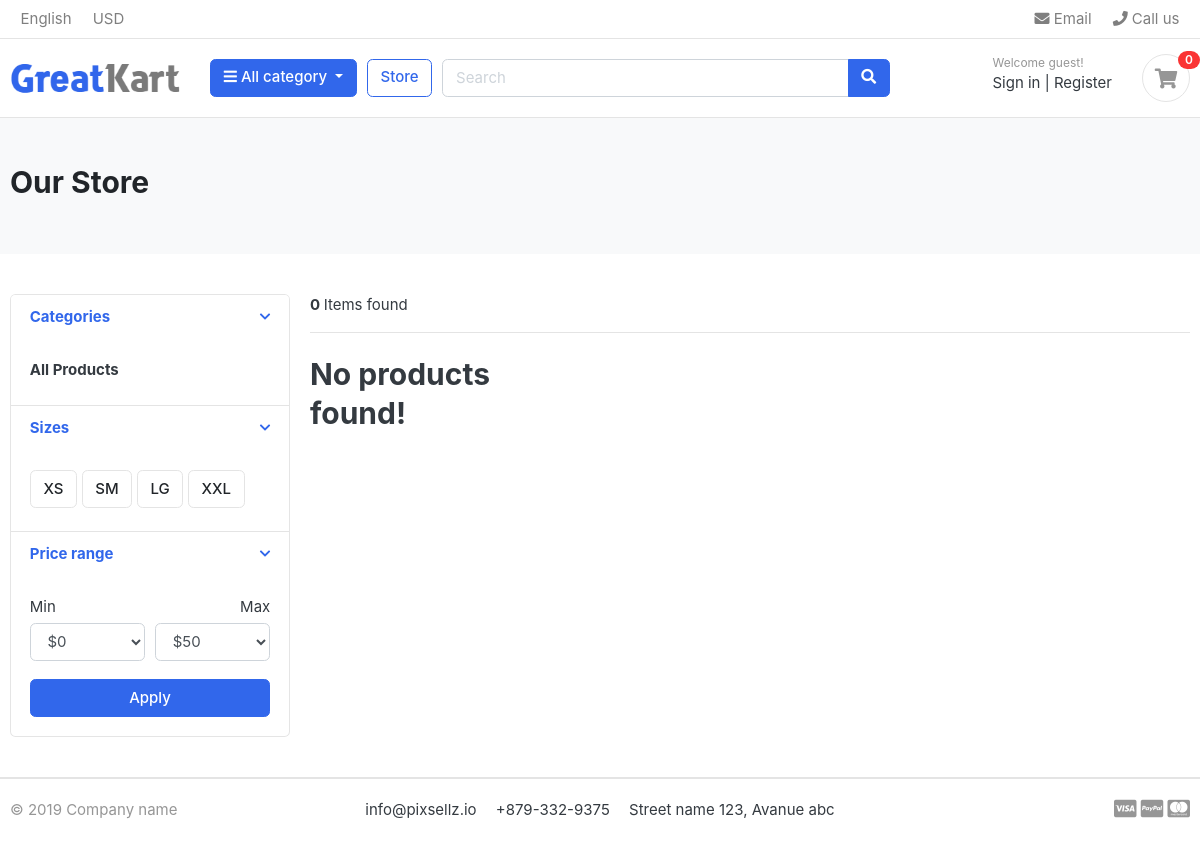
The app's page /store/, older data.
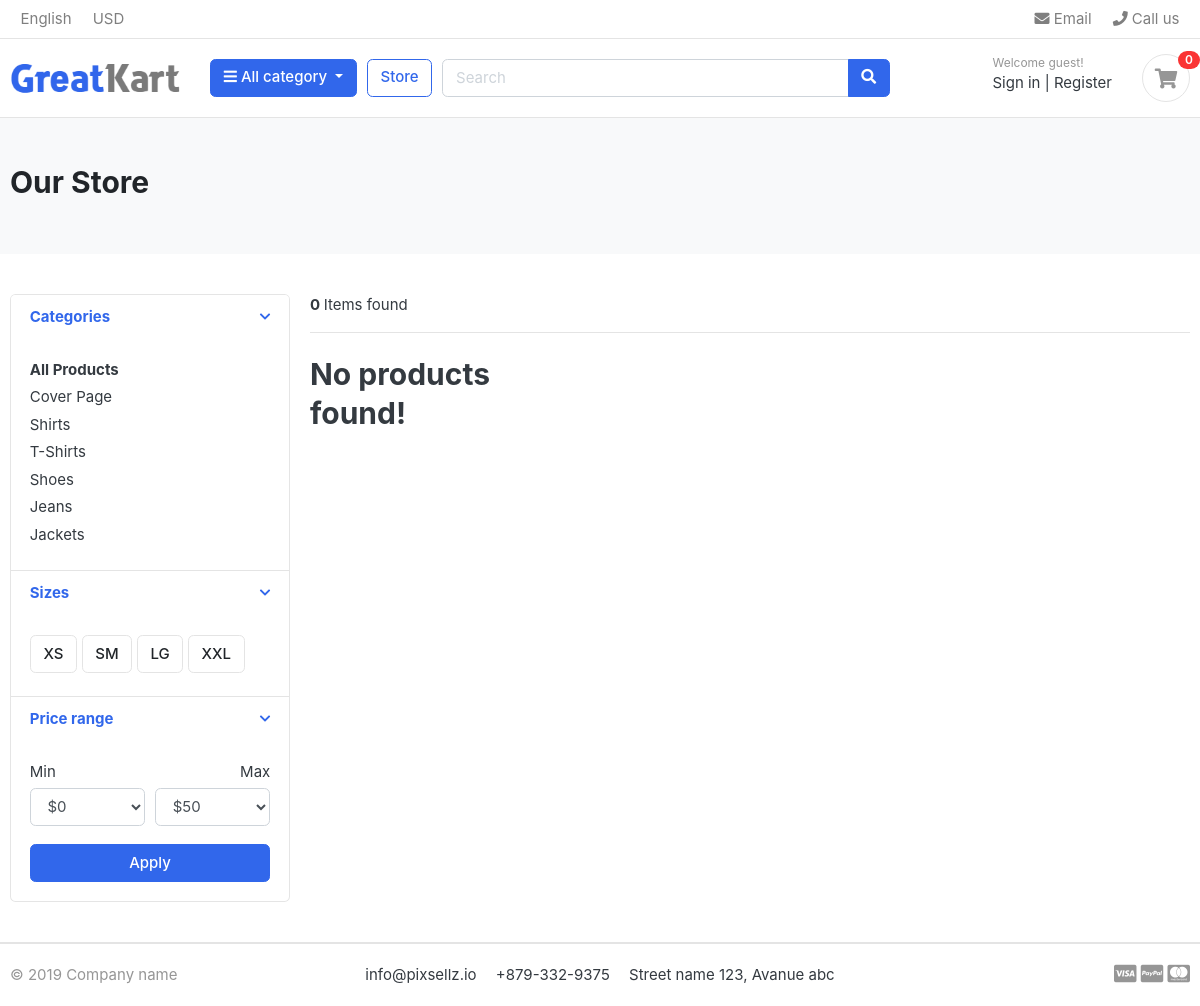
The same page, newer data.
### category/models.py (models this page shows, shortened)
class Category(models.Model):
  category_name = models.CharField(max_length=50)
  slug = models.SlugField(max_length=100)
  description = models.TextField(max_length=100, blank=True)
  cat_image = models.ImageField(upload_to="photos/categories" ,blank=True)
  class Meta:
    verbose_name_plural = "Categories"
  def get_url(self):
    return reverse('products_by_category', args=[self.slug])

### store/views.py (the view)
# urls.py: path('store/', include('store.urls')),
def store(request, category_slug = None):
  categories = None
  products = None
  if category_slug != None:
    categories = get_object_or_404(Category, slug=category_slug)
    products = Product.objects.filter(category=categories, is_available=True)
    paginator = Paginator(products, 3)
    page = request.GET.get('page')
    paged_products = paginator.get_page(page)
  else :
    products = Product.objects.filter(is_available=True).order_by('id')
    paginator = Paginator(products, 3)
    page = request.GET.get('page')
    paged_products = paginator.get_page(page)
  product_count = products.count()
  context = {
    'products' : paged_products,
    'product_count' : product_count
  }
  return render(request, 'store/store.html', context)

### carts/context_processors.py (called while the page is built)
def counter(request):
  cart_count = 0
  if 'admin' in request.path:
    return {}
  else:
    try:
      cart = Cart.objects.filter(cart_id=_cart_id(request))
      cart_items = CartItem.objects.all().filter(cart=cart[:1])
      for cart_item in cart_items:
        cart_count += cart_item.quantity
    except Cart.DoesNotExist:
      cart_count = 0
  return dict(cart_count=cart_count)

### carts/views.py (called while the page is built)
def _cart_id(request):
  cart = request.session.session_key
  if not cart:
    cart = request.session.create()
  return cart

### category/context_processors.py (called while the page is built)
def menu_links(request):
  links = Category.objects.all()
  return dict(links = links)

### templates/store/store.html (shortened to what this page needs)
{% extends 'base.html' %}
{% load static %}
{% block content %}
<section class="section-pagetop bg">
<div class="container">
	{% if 'search' in request.path %}
		<h2 class="title-page">Searched Results</h2>
	{% else %}
		<h2 class="title-page">Our Store</h2>
	{% endif %}
</div>
</section>
<section class="section-content padding-y">
<div class="container">
<div class="row">
	<aside class="col-md-3">
<div class="card">
	<article class="filter-group">
		<header class="card-header">
			<a href="#" data-toggle="collapse" data-target="#collapse_1" aria-expanded="true" class="">
				<i class="icon-control fa fa-chevron-down"></i>
				<h6 class="title">Categories</h6>
			</a>
		</header>
		<div class="filter-content collapse show" id="collapse_1" style="">
			<div class="card-body">
				<ul class="list-menu">
					<li><a href="{% url 'store' %}"> <b>All Products</b>  </a></li>
				{% for category in links %}
					<li><a href="{{category.get_url}}">{{category.category_name}}  </a></li>
				{% endfor %}
				</ul>
			</div>
		</div>
	</article>
	<article class="filter-group">
		<header class="card-header">
			<a href="#" data-toggle="collapse" data-target="#collapse_4" aria-expanded="true" class="">
				<i class="icon-control fa fa-chevron-down"></i>
				<h6 class="title">Sizes </h6>
			</a>
		</header>
		<div class="filter-content collapse show" id="collapse_4" style="">
			<div class="card-body">
			  <label class="checkbox-btn">
			    <span class="btn btn-light"> XS </span>
			  </label>
			  <label class="checkbox-btn">
			    <span class="btn btn-light"> SM </span>
			  </label>
			  <label class="checkbox-btn">
			    <span class="btn btn-light"> LG </span>
			  </label>
			  <label class="checkbox-btn">
			    <span class="btn btn-light"> XXL </span>
			  </label>
		</div>
		</div>
	</article>
	<article class="filter-group">
		<header class="card-header">
			<a href="#" data-toggle="collapse" data-target="#collapse_3" aria-expanded="true" class="">
				<i class="icon-control fa fa-chevron-down"></i>
				<h6 class="title">Price range </h6>
			</a>
		</header>
		<div class="filter-content collapse show" id="collapse_3" style="">
			<div class="card-body">
				<div class="form-row">
				<div class="form-group col-md-6">
				  <label>Min</label>
				  	<select class="mr-2 form-control">
						<option value="0">$0</option>
					</select>
				</div>
				<div class="form-group text-right col-md-6">
				  <label>Max</label>
				  	<select class="mr-2 form-control">
						<option value="50">$50</option>
					</select>
				</div>
				</div>
				<button class="btn btn-block btn-primary">Apply</button>
			</div>
		</div>
	</article>
</div>
	</aside>
	<main class="col-md-9">
<header class="border-bottom mb-4 pb-3">
		<div class="form-inline">
			<span class="mr-md-auto"><b> {{product_count}} </b> Items found </span>
		</div>
</header>
<div class="row">
	{% if products %}
	{% for product in products %}
	<div class="col-md-4">
		<figure class="card card-product-grid">
			<a href="{{product.get_url}}"><div class="img-wrap">
				<img src="{{product.images.url}}">
			</div> </a>
			<figcaption class="info-wrap">
				<div class="fix-height">
					<a href="{{product.get_url}}" class="title">{{product.product_name}}</a>
					<div class="price-wrap mt-2">
						<span class="price">${{product.price}}</span>
					</div>
				</div>
				<a href="{{product.get_url}}" class="btn btn-block btn-primary">View details </a>
			</figcaption>
		</figure>
	</div>
	{% endfor %}
	{% else %}
	<div class="col-md-4">
		<h2> No products found! </h2>
	</div>
	{% endif %}
</div>
	</main>
</div>
</div>
</section>
{% endblock %}

Row changes from the older to the newer data that the page shows:
added Category: category_name "Cover Page"
added Category: category_name "Shirts"
added Category: category_name "T-Shirts"
added Category: category_name "Shoes"
added Category: category_name "Jeans"
added Category: category_name "Jackets"
